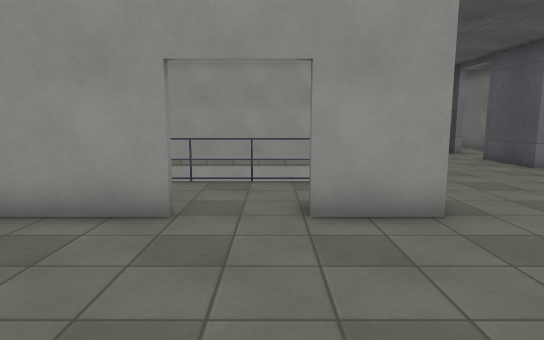
View 1 (above)

20 first-person views from a walk through a 3-D level made in the Godot game engine. The camera is 1.5 m above the floor, tilts 8° down and sees 75° across. Doors that lead somewhere are drawn open, without their leaves. The floor is counted in squares, 1 m on a side. Each view is taken from the middle of a square. On the plan, view 1 faces up. The plan holds only what a view shows up to about 16 squares ahead; the rest is blank. The place goes on beyond the plan. Surface patterns are stand-ins for the level's own textures.

View 2
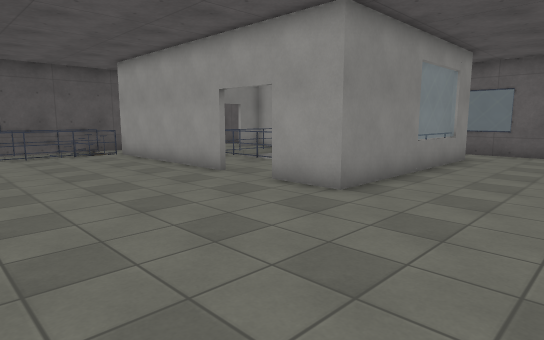

View 3
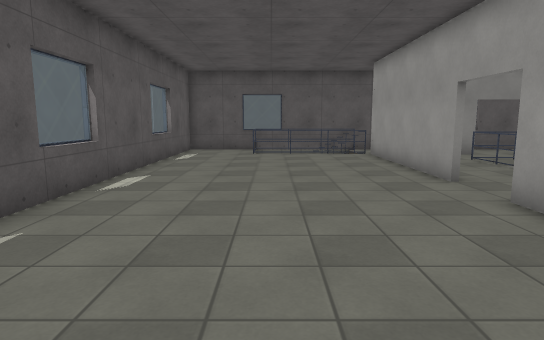

View 4
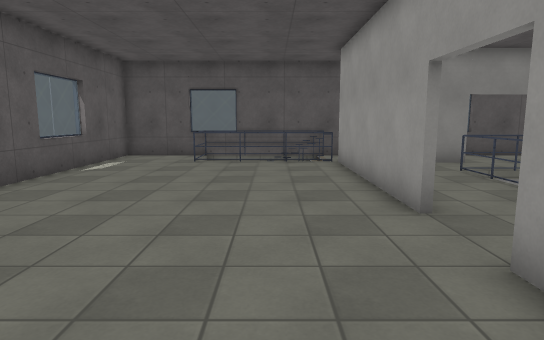

View 5
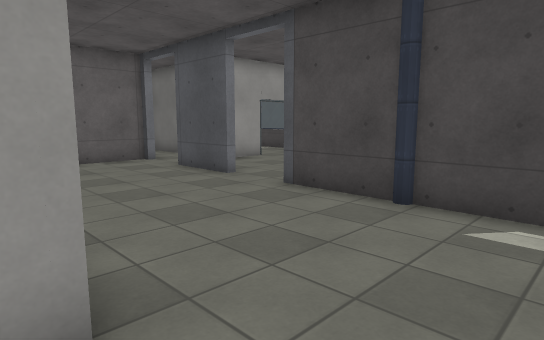

View 6
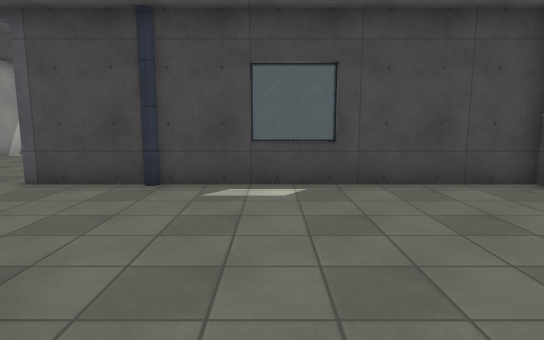

View 7
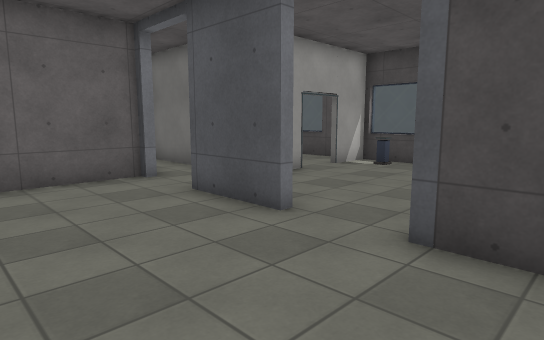

View 8
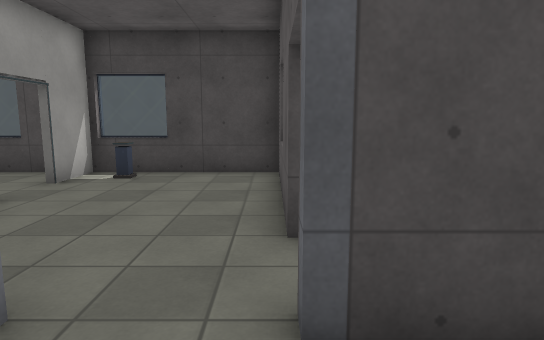

View 9
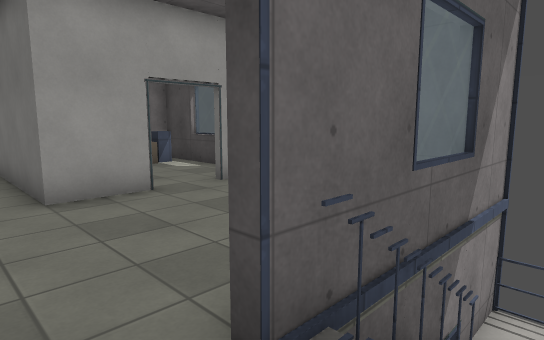

View 10
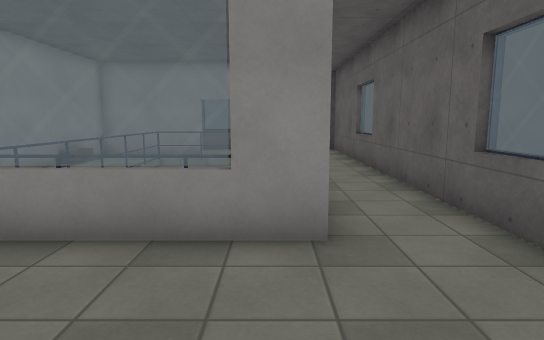

View 11
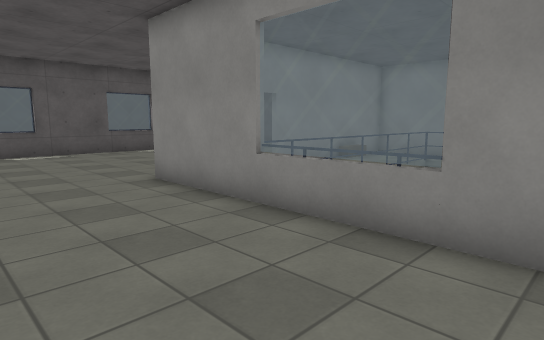

View 12
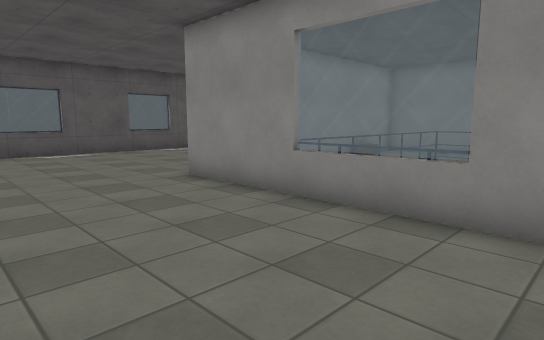

View 13
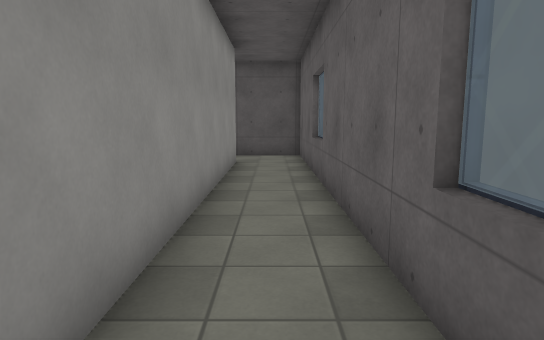

View 14
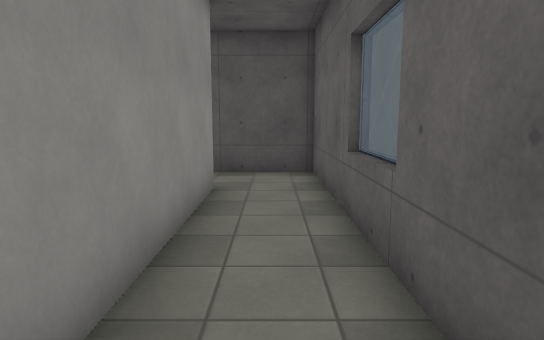

View 15
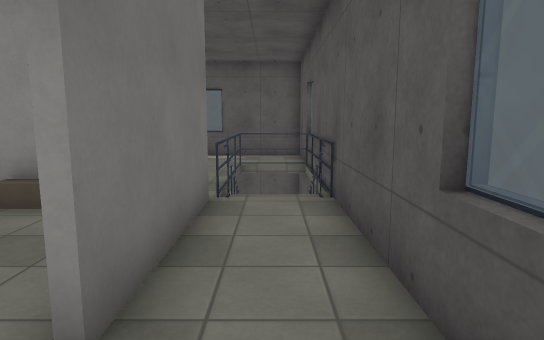

View 16
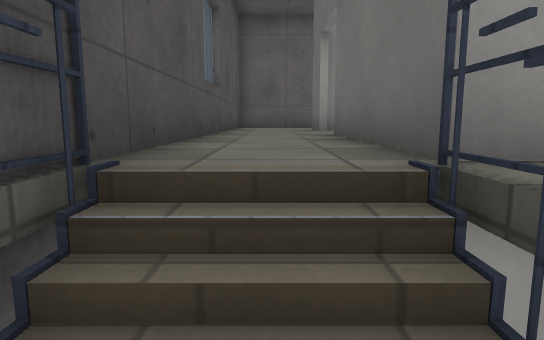

View 17
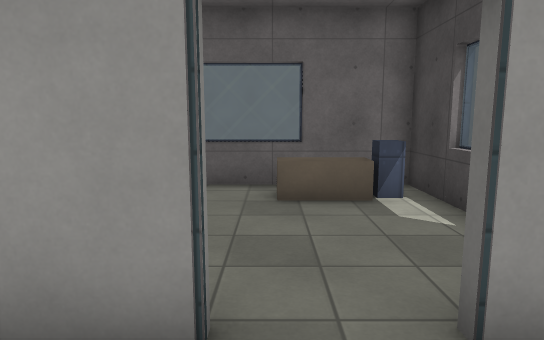

View 18
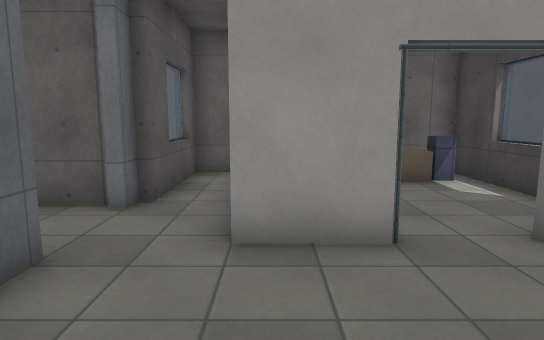

View 19
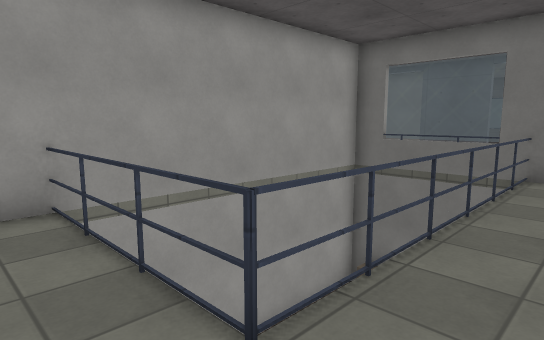

View 20
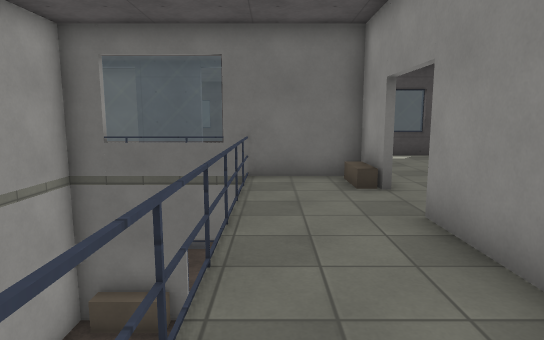

### Floor plan
Key: @ floor where view 1 was taken; # wall or solid block; x gap in a wall; . main floor; - floor 2 m lower than the main floor; / step, stairs or slope; D open door; = window, fence, low wall or low ledge; ^ raised ledge; v drop or lower ground.
Columns run from 11 left of view 1 to 16 right of it. Each row starts with its distance up from view 1.
 20                     ###==###
 19                     =.#.^^^#
 18                     =.#....=
 17                    ##.#....=
 16 #####==######==#####..#.D..#
 15 #.....................#.D..#
 14 #.####................##..##
 13 #.# .v########.....#...D....
 12 #.. .        v.....#...D...x
 11 =....        v.............#
 10 =....         ......D......#
  9 #.#..vvvvvvvDD#....#D.##==##
  8 #.#...........#....#  ####--
  7 #.#.......D...#....#.
  6 #.########D.###....#
  5 #/#................#
  4 #/v................#
  3 #/v................=
  2 # v................=
  1 = #................#
  0 =/#........@.......#
 -1 #..................#
 -2 #..................#
 -3 ####==####==###==###

Where each view was taken, in squares from view 1:
view 1: 0 up, 0 right, facing up
view 2: 1 down, 7 right, facing up-left
view 3: 1 up, 7 right, facing left
view 4: 3 up, 4 right, facing left
view 5: 3 up, 2 right, facing up-right
view 6: 3 up, 0 right, facing right
view 7: 7 up, 4 right, facing up-right
view 8: 9 up, 6 right, facing right
view 9: 7 up, 9 right, facing up-right
view 10: 13 up, 7 right, facing left
view 11: 14 up, 7 right, facing down-left
view 12: 14 up, 8 right, facing down-left
view 13: 15 up, 4 right, facing left
view 14: 15 up, 1 left, facing left
view 15: 12 up, 10 left, facing down
view 16: 3 up, 10 left, facing up
view 17: 12 up, 13 right, facing up
view 18: 10 up, 11 right, facing up
view 19: 7 up, 8 left, facing up-right
view 20: 8 up, 7 left, facing right
